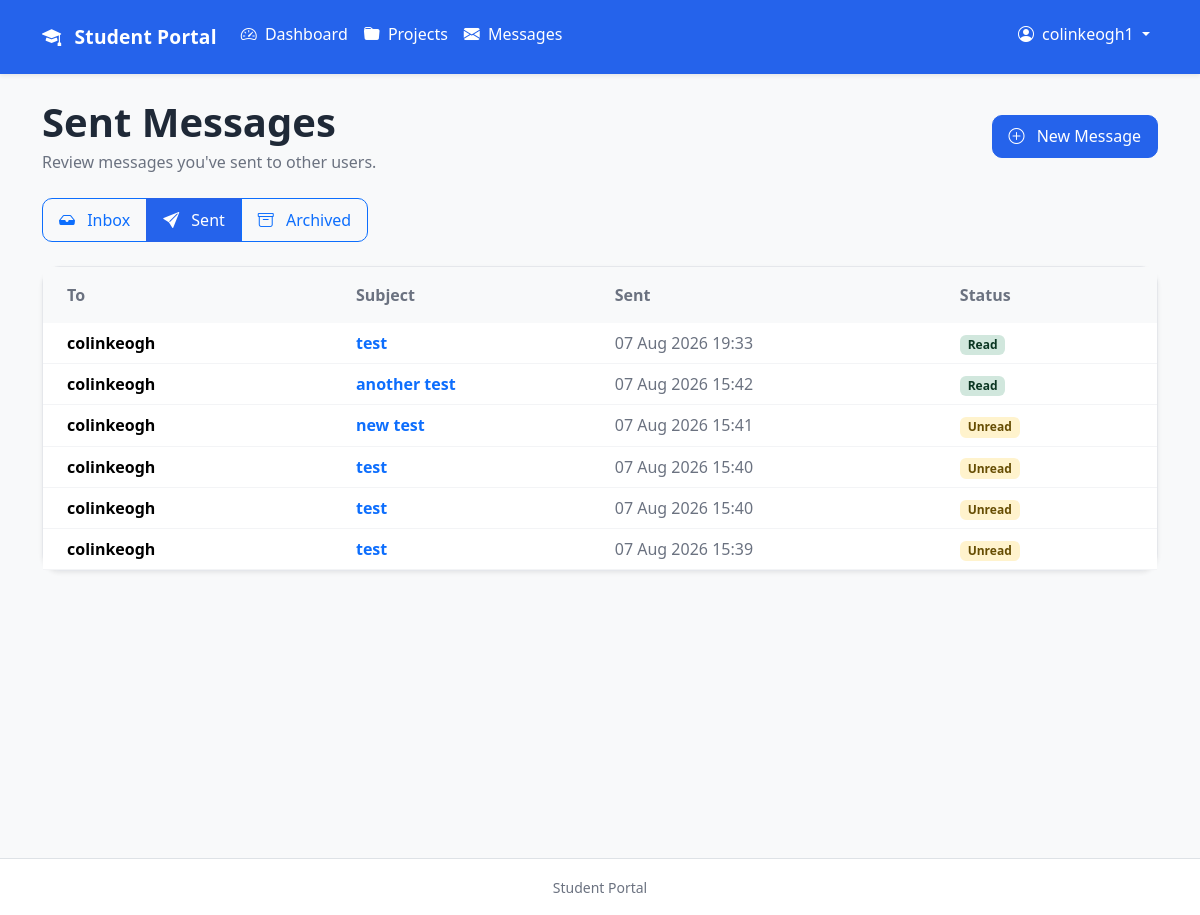
The page /messaging/sent/ (signed in) on the database its author committed.
### accounts/models.py (models this page shows)
class CustomUser(AbstractUser):
    pass

### messaging/models.py (models this page shows, shortened)
class Message(models.Model):
    sender = models.ForeignKey(
        settings.AUTH_USER_MODEL,
        on_delete=models.CASCADE,
        related_name="sent_messages",
    )
    recipient = models.ForeignKey(
        settings.AUTH_USER_MODEL,
        on_delete=models.CASCADE,
        related_name="received_messages",
    )
    subject = models.CharField(
        max_length=200,
    )
    body = models.TextField()
    sent_at = models.DateTimeField(
        auto_now_add=True,
    )
    is_read = models.BooleanField(
        default=False,
    )
    is_archived = models.BooleanField(
        default=False,
    )
    class Meta:
        ordering = ["-sent_at"]

### messaging/views.py (the view)
@login_required
def sent_messages(request):
    sent_messages = Message.objects.filter(
        sender=request.user,
    )
    return render(
        request,
        "messaging/sent_messages.html",
        {
            "sent_messages": sent_messages,
        },
    )

### messaging/templates/messaging/sent_messages.html (shortened to what this page needs)
{% extends "base.html" %}
{% block content %}
<div class="container-fluid px-0">
    <div class="d-flex flex-column flex-md-row justify-content-between align-items-md-center gap-3 mb-4">
        <div>
            <h1 class="mb-1 fw-semibold">
                Sent Messages
            </h1>
            <p class="text-muted mb-0">
                Review messages you've sent to other users.
            </p>
        </div>
        <a
            href="{% url 'messaging:new' %}"
            class="btn btn-primary">
            <i class="bi bi-plus-circle me-2"></i>
            New Message
        </a>
    </div>
    <div class="mb-4">
        <div class="btn-group" role="group">
            <a
                href="{% url 'messaging:inbox' %}"
                class="btn btn-outline-primary">
                <i class="bi bi-inbox-fill me-2"></i>
                Inbox
            </a>
            <a
                href="{% url 'messaging:sent' %}"
                class="btn btn-primary">
                <i class="bi bi-send-fill me-2"></i>
                Sent
            </a>
            <a
                href="{% url 'messaging:archived' %}"
                class="btn btn-outline-primary">
                <i class="bi bi-archive me-2"></i>
                Archived
            </a>
        </div>
    </div>
    {% if sent_messages %}
        <div class="card shadow-sm">
            <div class="table-responsive">
                <table class="table table-hover align-middle mb-0">
                    <thead class="table-light">
                        <tr>
                            <th class="px-4 py-3">
                                To
                            </th>
                            <th class="py-3">
                                Subject
                            </th>
                            <th class="py-3">
                                Sent
                            </th>
                            <th class="py-3 pe-4">
                                Status
                            </th>
                        </tr>
                    </thead>
                    <tbody>
                        {% for message in sent_messages %}
                            <tr>
                                <td class="px-4">
                                    <span class="fw-semibold">
                                        {{ message.recipient.username }}
                                    </span>
                                </td>
                                <td>
                                    <a
                                        href="{% url 'messaging:detail' message.pk %}"
                                        class="text-decoration-none fw-semibold">
                                        {{ message.subject }}
                                    </a>
                                </td>
                                <td class="text-muted">
                                    {{ message.sent_at|date:"d M Y H:i" }}
                                </td>
                                <td class="pe-4">
                                    {% if message.is_read %}
                                        <span class="badge bg-success-subtle text-success-emphasis">
                                            Read
                                        </span>
                                    {% else %}
                                        <span class="badge bg-warning-subtle text-warning-emphasis">
                                            Unread
                                        </span>
                                    {% endif %}
                                </td>
                            </tr>
                        {% endfor %}
                    </tbody>
                </table>
            </div>
        </div>
    {% endif %}
</div>
{% endblock %}

### templates/base.html (shortened to what this page needs)
{% load static %}
<!DOCTYPE html>
<html lang="en">
<head>
    <link
        href="https://cdn.jsdelivr.net/npm/bootstrap@5.3.3/dist/css/bootstrap.min.css"
        rel="stylesheet">
    <link
        href="https://cdn.jsdelivr.net/npm/bootstrap-icons@1.11.3/font/bootstrap-icons.css"
        rel="stylesheet">
    <link
        rel="stylesheet"
        href="{% static 'css/style.css' %}">
</head>
<body class="bg-light">
    <nav class="navbar navbar-expand-lg bg-primary shadow-sm">
        <div class="container">
            <a
                class="navbar-brand fw-semibold text-white"
                href="{% url 'dashboard:home' %}">
                <i class="bi bi-mortarboard-fill me-2 text-white"></i>
                Student Portal
            </a>
            <div
                class="collapse navbar-collapse"
                id="navbarNav">
                {% if user.is_authenticated %}
                    <ul class="navbar-nav me-auto">
                        <li class="nav-item">
                            <a
                                class="nav-link text-white"
                                href="{% url 'dashboard:home' %}">
                                <i class="bi bi-speedometer2 me-1 text-white"></i>
                                Dashboard
                            </a>
                        </li>
                        <li class="nav-item">
                            <a
                                class="nav-link text-white"
                                href="{% url 'projects:list' %}">
                                <i class="bi bi-folder-fill me-1 text-white"></i>
                                Projects
                            </a>
                        </li>
                        <li class="nav-item">
                            <a
                                class="nav-link text-white"
                                href="{% url 'messaging:inbox' %}">
                                <i class="bi bi-envelope-fill me-1 text-white"></i>
                                Messages
                            </a>
                        </li>
                    </ul>
                    <ul class="navbar-nav ms-auto">
                        <li class="nav-item dropdown">
                            <a
                                class="nav-link dropdown-toggle text-white"
                                href="#"
                                id="accountDropdown"
                                role="button"
                                data-bs-toggle="dropdown"
                                aria-expanded="false">
                                <i class="bi bi-person-circle me-1 text-white"></i>
                                {{ user.username }}
                            </a>
                        </li>
                    </ul>
                {% endif %}
            </div>
        </div>
    </nav>
    <main class="container py-4">
        {% block content %}
        {% endblock %}
    </main>
    <footer class="border-top bg-white py-3 mt-5">
        <div class="container text-center">
            <small class="text-muted">
                Student Portal
            </small>
        </div>
    </footer>
</body>
</html>

### static/css/style.css (style rules this page uses)
:root { --primary: #2563eb; --primary-light: #dbeafe; --background: #f8fafc; --card: #ffffff; --border: #e5e7eb; --text: #1f2937; --text-muted: #6b7280; }
html, body { height: 100%; }
body { background: var(--background); color: var(--text); font-family: "Segoe UI", Tahoma, Geneva, Verdana, sans-serif; margin: 0; }
.navbar { min-height: 64px; background: var(--primary) !important; box-shadow: 0 2px 12px rgba(0,0,0,.08); }
.navbar-brand { font-size: 1.2rem; font-weight: 600; letter-spacing: .2px; }
.nav-link { color: var(--text-muted); border-radius: 12px; padding: .85rem 1rem; margin-bottom: .45rem; transition: all .25s ease; font-weight: 500; }
.nav-link i { margin-right: .7rem; }
main { min-height: calc(100vh - 64px); }
.text-muted { color: var(--text-muted) !important; }
.card { background: white; border: 1px solid var(--border); border-radius: 18px; box-shadow: 0 4px 12px rgba(0,0,0,.05); transition: transform .25s, box-shadow .25s, border-color .25s; }
.table { margin-bottom: 0; background: white; }
.table thead { background: #f9fafb; }
.table th { border: none; color: var(--text-muted); font-weight: 600; }
.table td { border-color: #f3f4f6; vertical-align: middle; }
.btn { border-radius: 10px; padding: .55rem 1rem; font-weight: 500; }
.btn-primary { background: var(--primary); border-color: var(--primary); }

### rows shown on the page
CustomUser: username "colinkeogh1"
Message: recipient.username "colinkeogh", subject "test", sent_at "07 Aug 2026 19:33", is_read "Read"
Message: recipient.username "colinkeogh", subject "another test", sent_at "07 Aug 2026 15:42", is_read "Read"
Message: recipient.username "colinkeogh", subject "new test", sent_at "07 Aug 2026 15:41", is_read "Unread"
Message: recipient.username "colinkeogh", subject "test", sent_at "07 Aug 2026 15:40", is_read "Unread"
Message: recipient.username "colinkeogh", subject "test", sent_at "07 Aug 2026 15:40", is_read "Unread"
Message: recipient.username "colinkeogh", subject "test", sent_at "07 Aug 2026 15:39", is_read "Unread"
